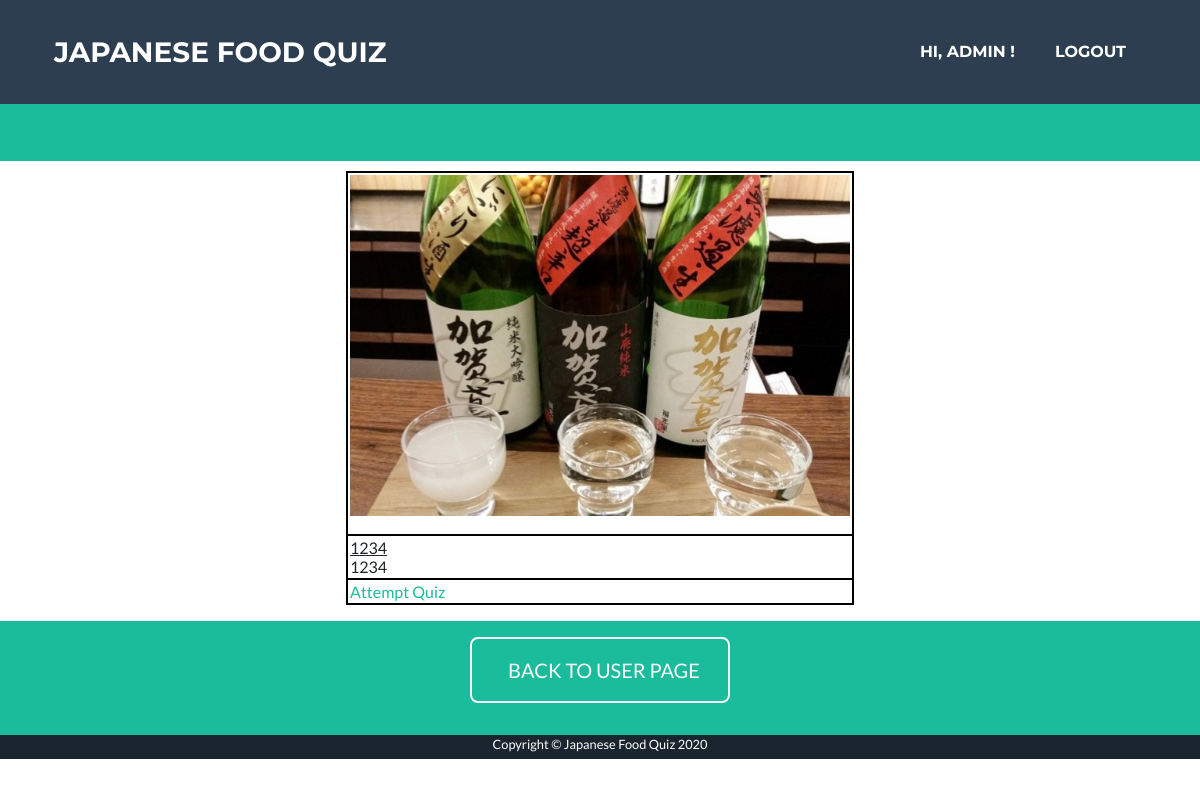
The app's page /qs (signed in), older data.
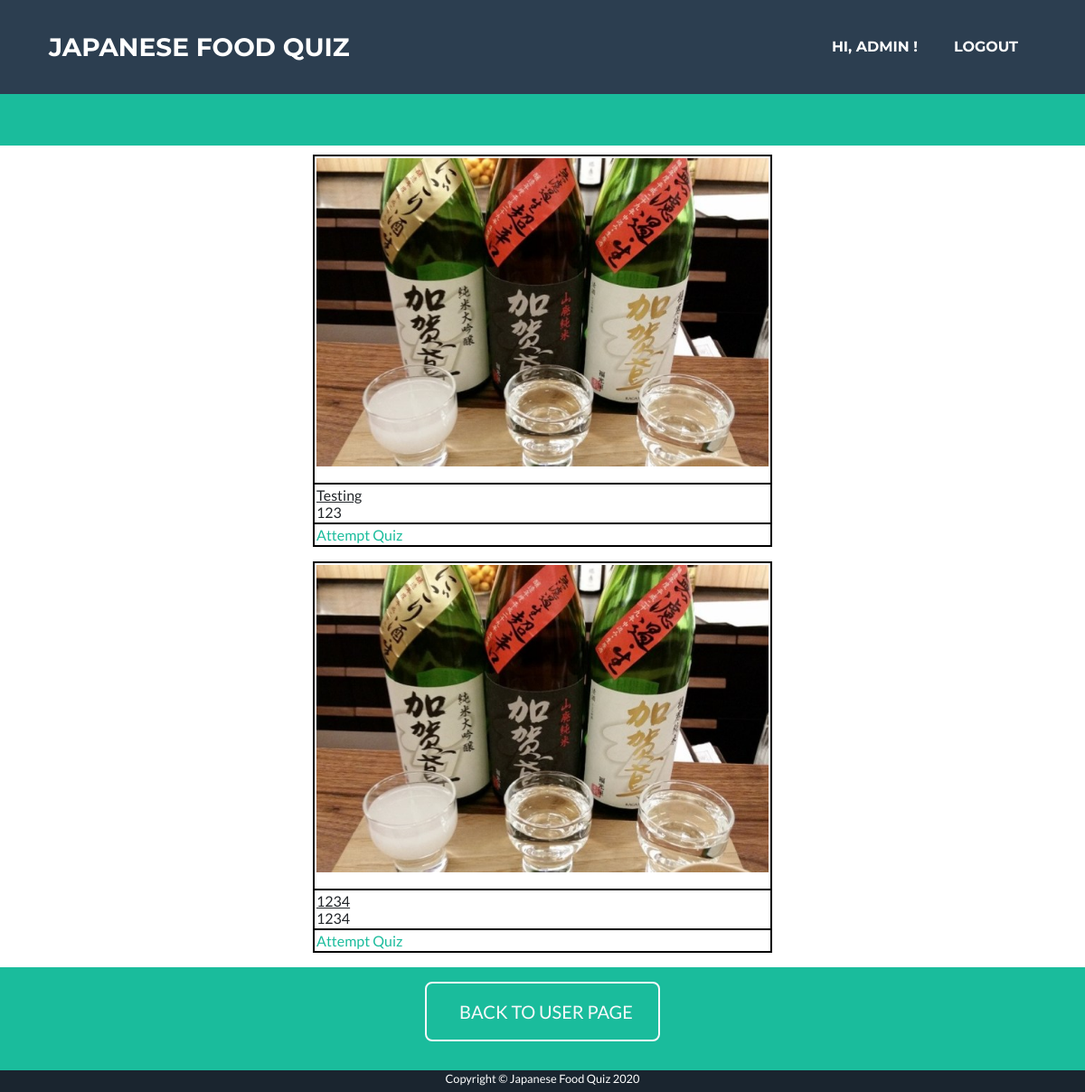
The same page, newer data.
### app/models.py (models this page shows, shortened)
class QuizSet(db.Model):
    __table_args__ = {'extend_existing': True}
    quizSetID = db.Column(db.Integer, primary_key=True)
    name = db.Column(db.String(100))
    description = db.Column(db.String(100))
    picture = db.Column(db.String(100))
    userID = db.Column(db.String)
    status = db.Column(db.String(100))

### app/routes.py (the view)
@app.route('/qs')
def qs():
	quizSets = QuizSet.query.filter_by(status="approve").all()
	for quizSet in quizSets:
		quizSet.href = "/qa?index=0&id="+str(quizSet.quizSetID)
		quizSet.picture = "/static/images/"+quizSet.picture
	return render_template('qs.html', quizSets=quizSets, base64=base64, username=current_user.name)

### app/models.py (called while the page is built)
@login.user_loader
def load_user(id):
    user = User.query.filter_by(id=(int(id))).first()
    return user

### app/templates/qs.html (shortened to what this page needs)
﻿<!DOCTYPE html>
<html lang="en">
  <head>
    <link href="/static/style.css" rel="stylesheet" />
    <link href="/static/qs.css" rel="stylesheet" />
  {% extends 'base.html' %}
  {% block content %}
        <td class="page-section portfolio" id="portfolio">
            {% for quizSet in quizSets %}
            <p>
                <table class="tbCss" align="center">
                    <tr>
                        <td>
                            <p> <img src="{{ quizSet.picture }}" width="500rem" alt="miss～～"/></p>
                        </td>
                    </tr>
                    <tr>
                        <td>
                            <u>{{ quizSet.name }}</u>
                            <br>
                            {{ quizSet.description }}
                        </td>
                    </tr>
                    <tr>
                        <td>
                            <a href="{{ quizSet.href }}"> Attempt Quiz </a>
                        </td>
                    </tr>
                </table>
            </p>
            {% endfor %}
        <section class="page-section bg-primary text-white mb-0" id="about" style="padding-top: 1rem; padding-bottom: 2rem;">
            <div class="container">
                <div class="text-center">
                  <a class="btn btn-xl btn-outline-light" href="/user_page">
                    BACK TO USER PAGE
                  </a>
                </div>
              </div>
        </section>
  {% endblock %}

Row changes from the older to the newer data that the page shows:
now on this page (row edited): QuizSet: picture (picture), name "Testing", description "123"
